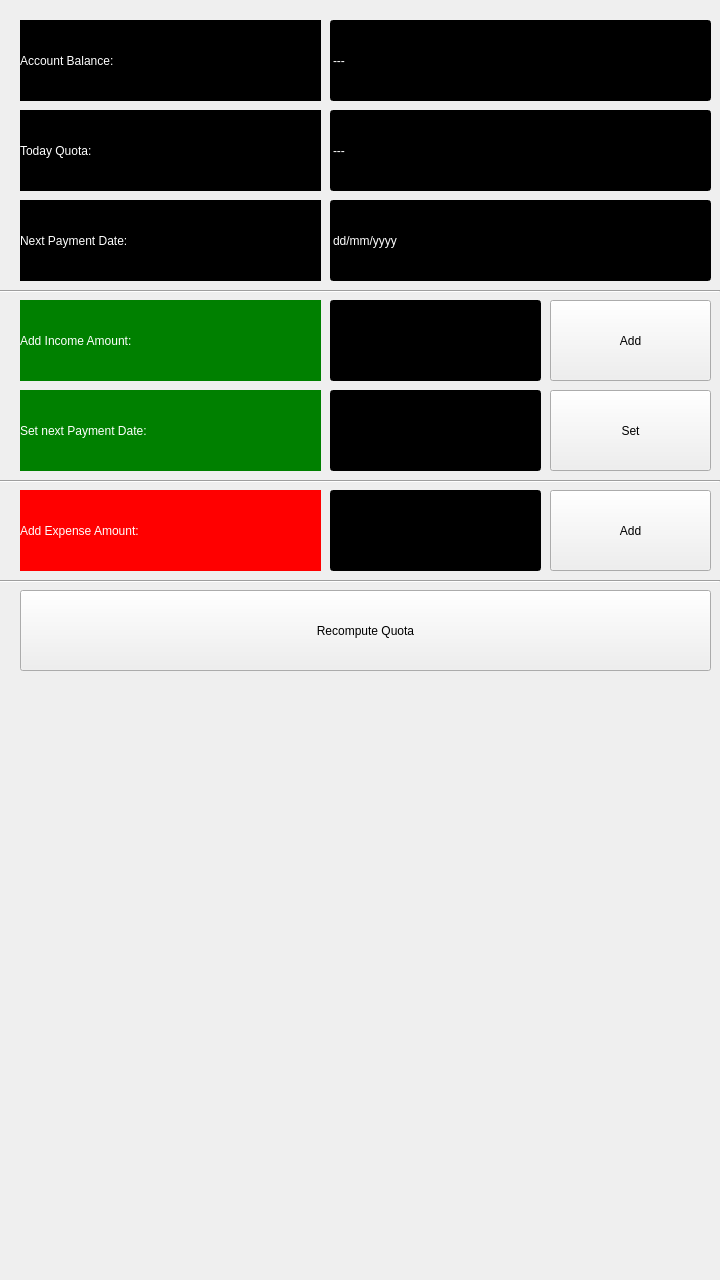
<?xml version="1.0" encoding="UTF-8"?>
<ui version="4.0">
 <class>MainWindow</class>
 <widget class="QMainWindow" name="MainWindow">
  <property name="geometry">
   <rect>
    <x>0</x>
    <y>0</y>
    <width>720</width>
    <height>1280</height>
   </rect>
  </property>
  <property name="windowTitle">
   <string>MainWindow</string>
  </property>
  <widget class="QWidget" name="centralWidget">
   <widget class="QLabel" name="label">
    <property name="geometry">
     <rect>
      <x>20</x>
      <y>20</y>
      <width>301</width>
      <height>81</height>
     </rect>
    </property>
    <property name="styleSheet">
     <string notr="true">color: white;
background: black;</string>
    </property>
    <property name="text">
     <string>Account Balance:</string>
    </property>
   </widget>
   <widget class="QLabel" name="label_2">
    <property name="geometry">
     <rect>
      <x>20</x>
      <y>110</y>
      <width>301</width>
      <height>81</height>
     </rect>
    </property>
    <property name="styleSheet">
     <string notr="true">color: white;
background: black;</string>
    </property>
    <property name="text">
     <string>Today Quota:</string>
    </property>
   </widget>
   <widget class="QLineEdit" name="line_balance">
    <property name="geometry">
     <rect>
      <x>330</x>
      <y>20</y>
      <width>381</width>
      <height>81</height>
     </rect>
    </property>
    <property name="styleSheet">
     <string notr="true">color: white;
background: black;</string>
    </property>
    <property name="text">
     <string>---</string>
    </property>
    <property name="readOnly">
     <bool>true</bool>
    </property>
   </widget>
   <widget class="QLineEdit" name="line_quota">
    <property name="geometry">
     <rect>
      <x>330</x>
      <y>110</y>
      <width>381</width>
      <height>81</height>
     </rect>
    </property>
    <property name="styleSheet">
     <string notr="true">color: white;
background: black;
</string>
    </property>
    <property name="text">
     <string>---</string>
    </property>
    <property name="readOnly">
     <bool>true</bool>
    </property>
   </widget>
   <widget class="QLabel" name="label_3">
    <property name="geometry">
     <rect>
      <x>20</x>
      <y>300</y>
      <width>301</width>
      <height>81</height>
     </rect>
    </property>
    <property name="styleSheet">
     <string notr="true">background: green;
color: white;</string>
    </property>
    <property name="text">
     <string>Add Income Amount:</string>
    </property>
   </widget>
   <widget class="Line" name="line">
    <property name="geometry">
     <rect>
      <x>0</x>
      <y>290</y>
      <width>720</width>
      <height>3</height>
     </rect>
    </property>
    <property name="orientation">
     <enum>Qt::Horizontal</enum>
    </property>
   </widget>
   <widget class="QLabel" name="label_5">
    <property name="geometry">
     <rect>
      <x>20</x>
      <y>390</y>
      <width>301</width>
      <height>81</height>
     </rect>
    </property>
    <property name="styleSheet">
     <string notr="true">background: green;
color: white;</string>
    </property>
    <property name="text">
     <string>Set next Payment Date:</string>
    </property>
   </widget>
   <widget class="QLineEdit" name="line_incomeAmount">
    <property name="geometry">
     <rect>
      <x>330</x>
      <y>300</y>
      <width>211</width>
      <height>81</height>
     </rect>
    </property>
    <property name="styleSheet">
     <string notr="true">color: white;
background: black;
</string>
    </property>
   </widget>
   <widget class="QPushButton" name="pushIncomeAmount">
    <property name="geometry">
     <rect>
      <x>550</x>
      <y>300</y>
      <width>161</width>
      <height>81</height>
     </rect>
    </property>
    <property name="text">
     <string>Add</string>
    </property>
   </widget>
   <widget class="QLineEdit" name="line_InNextPaymentDate">
    <property name="geometry">
     <rect>
      <x>330</x>
      <y>390</y>
      <width>211</width>
      <height>81</height>
     </rect>
    </property>
    <property name="styleSheet">
     <string notr="true">color: white;
background: black;
</string>
    </property>
    <property name="text">
     <string/>
    </property>
   </widget>
   <widget class="QPushButton" name="pushNextPaymentDate">
    <property name="geometry">
     <rect>
      <x>550</x>
      <y>390</y>
      <width>161</width>
      <height>81</height>
     </rect>
    </property>
    <property name="text">
     <string>Set</string>
    </property>
   </widget>
   <widget class="Line" name="line_2">
    <property name="geometry">
     <rect>
      <x>0</x>
      <y>480</y>
      <width>720</width>
      <height>3</height>
     </rect>
    </property>
    <property name="orientation">
     <enum>Qt::Horizontal</enum>
    </property>
   </widget>
   <widget class="QLabel" name="label_4">
    <property name="geometry">
     <rect>
      <x>20</x>
      <y>490</y>
      <width>301</width>
      <height>81</height>
     </rect>
    </property>
    <property name="styleSheet">
     <string notr="true">background: red;
color: white;</string>
    </property>
    <property name="text">
     <string>Add Expense Amount:</string>
    </property>
   </widget>
   <widget class="QLineEdit" name="line_ExpenseAmount">
    <property name="geometry">
     <rect>
      <x>330</x>
      <y>490</y>
      <width>211</width>
      <height>81</height>
     </rect>
    </property>
    <property name="styleSheet">
     <string notr="true">color: white;
background: black;
</string>
    </property>
    <property name="text">
     <string/>
    </property>
   </widget>
   <widget class="QPushButton" name="pushExpenseAmount">
    <property name="geometry">
     <rect>
      <x>550</x>
      <y>490</y>
      <width>161</width>
      <height>81</height>
     </rect>
    </property>
    <property name="text">
     <string>Add</string>
    </property>
   </widget>
   <widget class="Line" name="line_3">
    <property name="geometry">
     <rect>
      <x>0</x>
      <y>580</y>
      <width>720</width>
      <height>3</height>
     </rect>
    </property>
    <property name="orientation">
     <enum>Qt::Horizontal</enum>
    </property>
   </widget>
   <widget class="QPushButton" name="pushExpenseAmount_2">
    <property name="geometry">
     <rect>
      <x>20</x>
      <y>590</y>
      <width>691</width>
      <height>81</height>
     </rect>
    </property>
    <property name="text">
     <string>Recompute Quota</string>
    </property>
   </widget>
   <widget class="QLineEdit" name="line_OutNextPaymentDate">
    <property name="geometry">
     <rect>
      <x>330</x>
      <y>200</y>
      <width>381</width>
      <height>81</height>
     </rect>
    </property>
    <property name="styleSheet">
     <string notr="true">color: white;
background: black;
</string>
    </property>
    <property name="text">
     <string>dd/mm/yyyy</string>
    </property>
    <property name="readOnly">
     <bool>true</bool>
    </property>
   </widget>
   <widget class="QLabel" name="label_6">
    <property name="geometry">
     <rect>
      <x>20</x>
      <y>200</y>
      <width>301</width>
      <height>81</height>
     </rect>
    </property>
    <property name="styleSheet">
     <string notr="true">color: white;
background: black;</string>
    </property>
    <property name="text">
     <string>Next Payment Date:</string>
    </property>
   </widget>
  </widget>
 </widget>
 <layoutdefault spacing="6" margin="11"/>
 <resources/>
 <connections/>
</ui>
